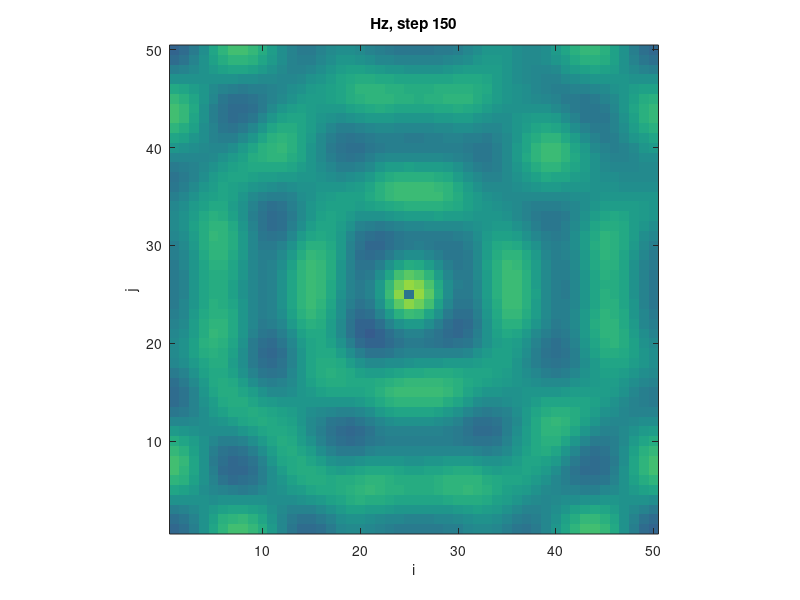

Recreate this plot in MATLAB.
% This program demonstrates a two-dimensional FDTD simulation(TE).
% The program mainly simulates the propagation of electromagnetic wave in 
% free space. The excitation source is a harmonic field source. The
% simplest PEC boundary condition is used as the boundary condition.

% 该程序演示了二维FDTD模拟（TE）。该程序主要模拟电磁波在自由空间中的传播。
% 激励源为时谐场源。边界条件为最简单的PEC边界条件。

clc;
clear;
close all;

%***********************************************************************
% Fundamental constants 基本常数
%***********************************************************************

eps0 = 8.85e-12;	% permittivity of vacuum 真空介电常数
mu0 = 4*pi*1e-7;	% permeability of vacuum 真空磁导率
c0 = 1/sqrt(mu0*eps0);	% speed of light 光速

%***********************************************************************
% Mesh parameters 网格参数
%***********************************************************************

Nx = 50;	% number of cells in 2D problem space 二维问题空间中的单元数
Ny = 50;
Nt = 150;	% number of iterations 迭代次数
dx = 3e-2;	% space step 空间步长
dy = 3e-2;
dt = 1/(2.0*c0*sqrt(1/dx^2+1/dy^2));	%time step 时间步长

%***********************************************************************
% Material properties 媒质特性
%***********************************************************************

epsR = 1;	% relative permittivity 相对介电常数
muR = 1;	% relative permeability 相对电导率
sigE = 0;	% electric conductivity 电导率
sigH = 0;	% effective magnetism conductivity 等效磁导率

%***********************************************************************
% Boundary conditions 边界条件
%***********************************************************************

% PEC边界条件

%***********************************************************************
% Updating coefficients 更新系数
%***********************************************************************

CA = (eps0*epsR/dt-sigE/2)/(eps0*epsR/dt+sigE/2);
CB = 1/(eps0*epsR/dt+sigE/2);
CP = (mu0*muR/dt-sigH/2)/(mu0*muR/dt+sigH/2);
CQ = 1/(mu0*muR/dt+sigH/2);

%***********************************************************************
% Source excitation 源激励
%***********************************************************************

fre = 1.0e+9; % frequency 频率
Jx = round(Nx/2);	% position 位置
Jy = round(Ny/2);

%***********************************************************************
% Initializing field arrays 初始化场
%***********************************************************************

Ex = zeros(Nx,Ny+1);
Ey = zeros(Nx+1,Ny);
Hz = zeros(Nx,Ny);

%***********************************************************************
% BEGIN TIME-STEPPING LOOP 开始迭代
%***********************************************************************

for n=1:Nt
    
    % Set excitation source 设置激励源
    Hz(Jx,Jy) = sin(2*pi*fre*n*dt);
    
    % Update electric field 更新磁场
    % Ex
    for i = 1:Nx
        for j = 2:Ny
            Ex(i,j) = CA*Ex(i,j)+CB*(Hz(i,j)-Hz(i,j-1))/dy;
        end
    end
    % Ey
    for i = 2:Nx
        for j = 1:Ny
            Ey(i,j) = CA*Ey(i,j)-CB*(Hz(i,j)-Hz(i-1,j))/dx;
        end
    end

    % Update magnetic field 更新电场
    % Hz
    for i = 1:Nx
        for j = 1:Ny
           Hz(i,j) = CP*Hz(i,j)-CQ* ...
                      ((Ey(i+1,j)-Ey(i,j))/dx-(Ex(i,j+1)-Ex(i,j))/dy);
        end
    end
         
    % Set boundary conditions 设置边界条件
    
    % Visualize fields 可视化场
    imagesc(Hz');
    shading flat;caxis([-1.0 1.0]);axis image;axis xy; 
    title(['Hz, step ',int2str(n)]);xlabel('i');ylabel('j');
    drawnow;

end

%***********************************************************************
% END TIME-STEPPING LOOP 终止迭代
%***********************************************************************